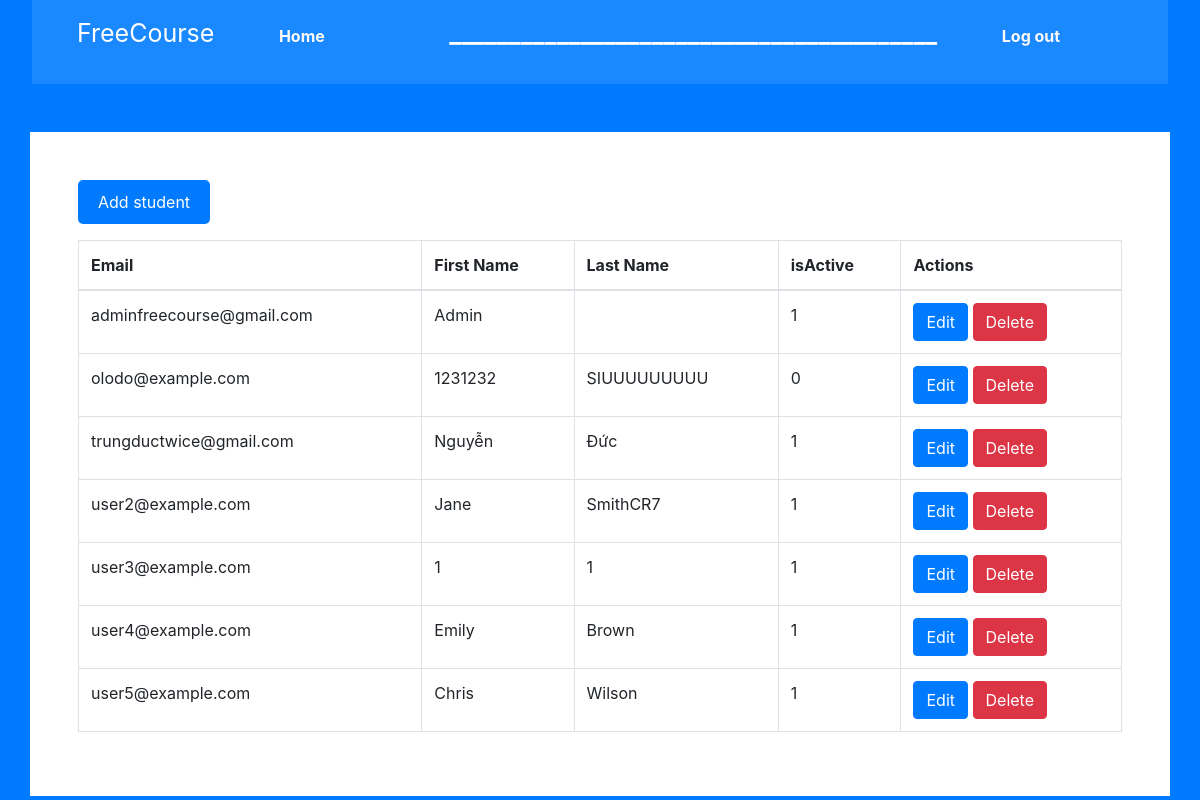
The page /manageStudent.php on the database its author committed.
### tables this page shows
CREATE TABLE `students` (
  `email` varchar(255) NOT NULL,
  `password` varchar(255) NOT NULL,
  `FirstName` varchar(255) NOT NULL,
  `LastName` varchar(255) NOT NULL,
  `isAdmin` int(255) DEFAULT NULL,
  `isActive` int(11) DEFAULT NULL,
  `Token` varchar(255) NOT NULL
);

### db/student_db.php (called while the page is built, shortened)
<?php
    function get_student()
    {
        $sql = "select * from students ";
        $conn = create_connection();
         $result = $conn->query($sql);
         $data = array();
         for ($i = 1; $i <= $result->num_rows; $i++)
         {
            $row = $result->fetch_assoc();
            $data[] = $row;
         }
         return $data;
    }
?>

### manageStudent.php (the view, shortened to what this page needs)
<?php
  require_once('db/student_db.php');
?>
<!DOCTYPE html>
<html lang="en">
<head>
    <link href="https://stackpath.bootstrapcdn.com/bootstrap/4.5.2/css/bootstrap.min.css" rel="stylesheet">
    <link rel="stylesheet" href="style.css">
</head>
<body class="bg-primary">
<header>
      <nav>
        <div class="frame">
          <ul>
            <li class="listHeader" ><b></b>FreeCourse</li>
            <li class="listHeader"><a id="index" href="administration.php"><b>Home</b></a></li>
            <li class="listHeader" >
            <li class="listHeader" ><b>_________________________________________</b></li>
            <li class="listHeader" ><a href="?logout"><b>Log out</b></a></li>
          </ul>
        </div>
      </nav>
</header>
<div class="container mt-5 bg-white p-5">
<a class="mb-3" href="addStudent.php" style="display: inline-block; background-color: #007bff; color: #ffffff; text-decoration: none; padding: 10px 20px; border-radius: 5px; ">Add student</a>
    <table class="table table-bordered">
        <thead>
            <tr>
                <th>Email</th>
                <th>First Name </th>
                <th>Last Name</th>
                <th>isActive</th>
                <th>Actions</th>
            </tr>
        </thead>
        <tbody>
            <?php
            $student = get_student();
            foreach ($student as $s) {
                $email = $s['email'];
                $first = $s['FirstName'];
                $last = $s['LastName'];
                $isActive = $s['isActive'];
                ?>
                <tr>
                    <td><?= $email ?></td>
                    <td><?= $first ?></td>
                    <td><?= $last ?></td>
                    <td><?= $isActive ?></td>
                    <td>
                        <form action="editStudent.php?email=<?= $email ?> " method="post" class="d-inline">
                            <button type="submit" class="btn btn-primary">Edit</button>
                        </form>
                        <form action="db/deleteStudent_db.php" method="post" class="d-inline">
                            <button type="submit" class="btn btn-danger" onclick="return confirm('Are you sure you want to delete this student?')">Delete</button>
                        </form>
                    </td>
                </tr>
            <?php
            }
            ?>
        </tbody>
    </table>
</div>
</body>
</html>

### style.css (style rules this page uses)
* { margin: 0; padding: 0; box-sizing: border-box; }
header { position: relative; padding: 0 2rem; }
li { list-style: none; }
a { text-decoration: none; color: white; font-size: 1rem; }
body { height: 100vh; background-size: cover; background-position: center; }
.container { display: flex; flex-wrap: wrap; justify-content: space-between; }

### manageStudent.php (style rules this page uses)
header { margin-top: 0px; position: relative; }
nav { background-color: rgba(255, 255, 255, 0.1); padding: 15px; }
.listHeader { display: inline; margin: 0 30px; font-size: 25px; color: white; }
body { background-image: url('/images/headerbg.jpg'); background-size: cover; background-repeat: no-repeat; }
a { text-decoration: none; color: rgb(252, 249, 249); transition: all 0.9s ease; }

### rows shown on the page
students: email "adminfreecourse@gmail.com", FirstName "Admin", isActive "1"
students: email "olodo@example.com", FirstName "1231232", LastName "SIUUUUUUUUU", isActive "0"
students: email "trungductwice@gmail.com", FirstName "Nguyễn", LastName "Đức", isActive "1"
students: email "user2@example.com", FirstName "Jane", LastName "SmithCR7", isActive "1"
students: email "user3@example.com", FirstName "1", LastName "1", isActive "1"
students: email "user4@example.com", FirstName "Emily", LastName "Brown", isActive "1"
students: email "user5@example.com", FirstName "Chris", LastName "Wilson", isActive "1"
